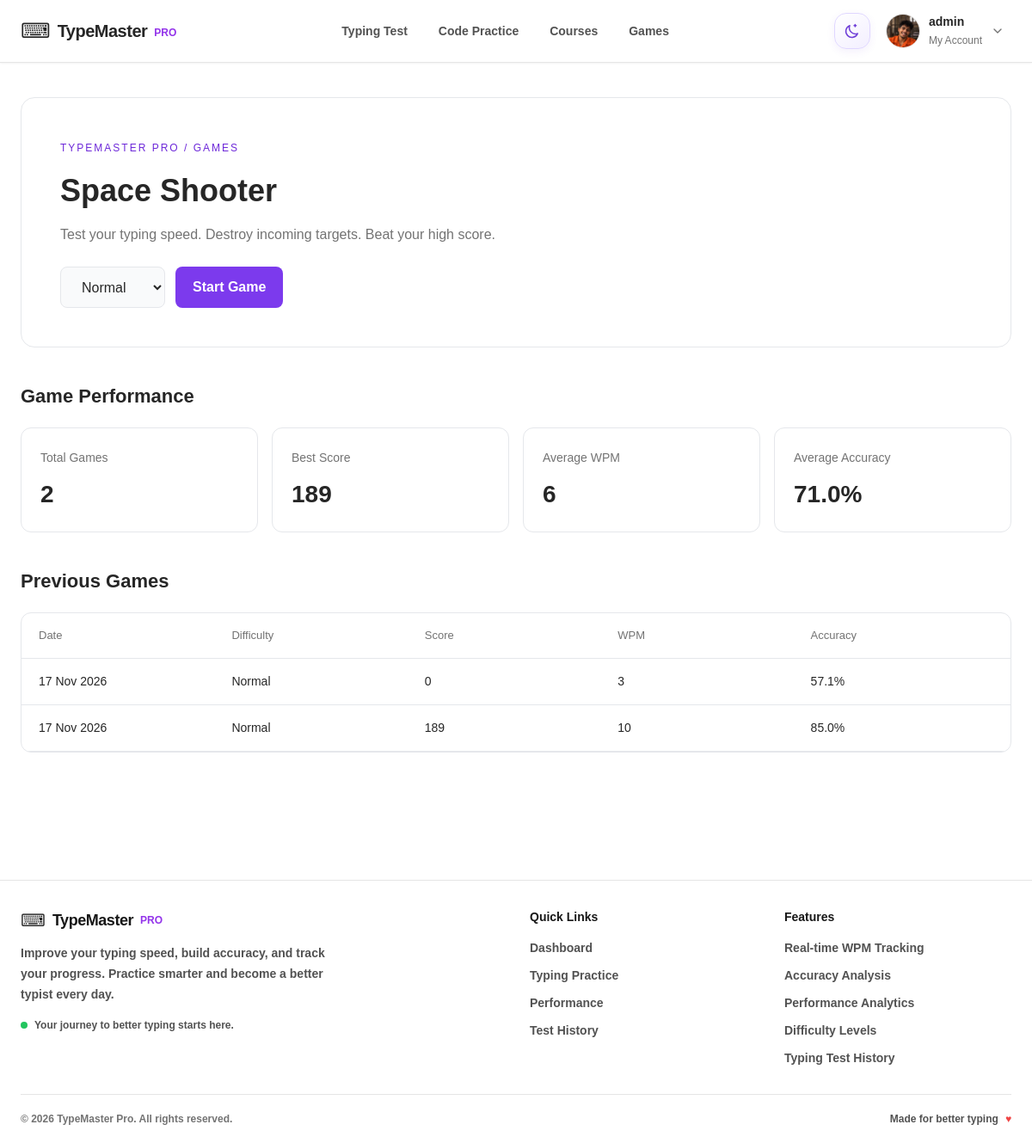
The app's page /space-shooter/ (signed in), older data.
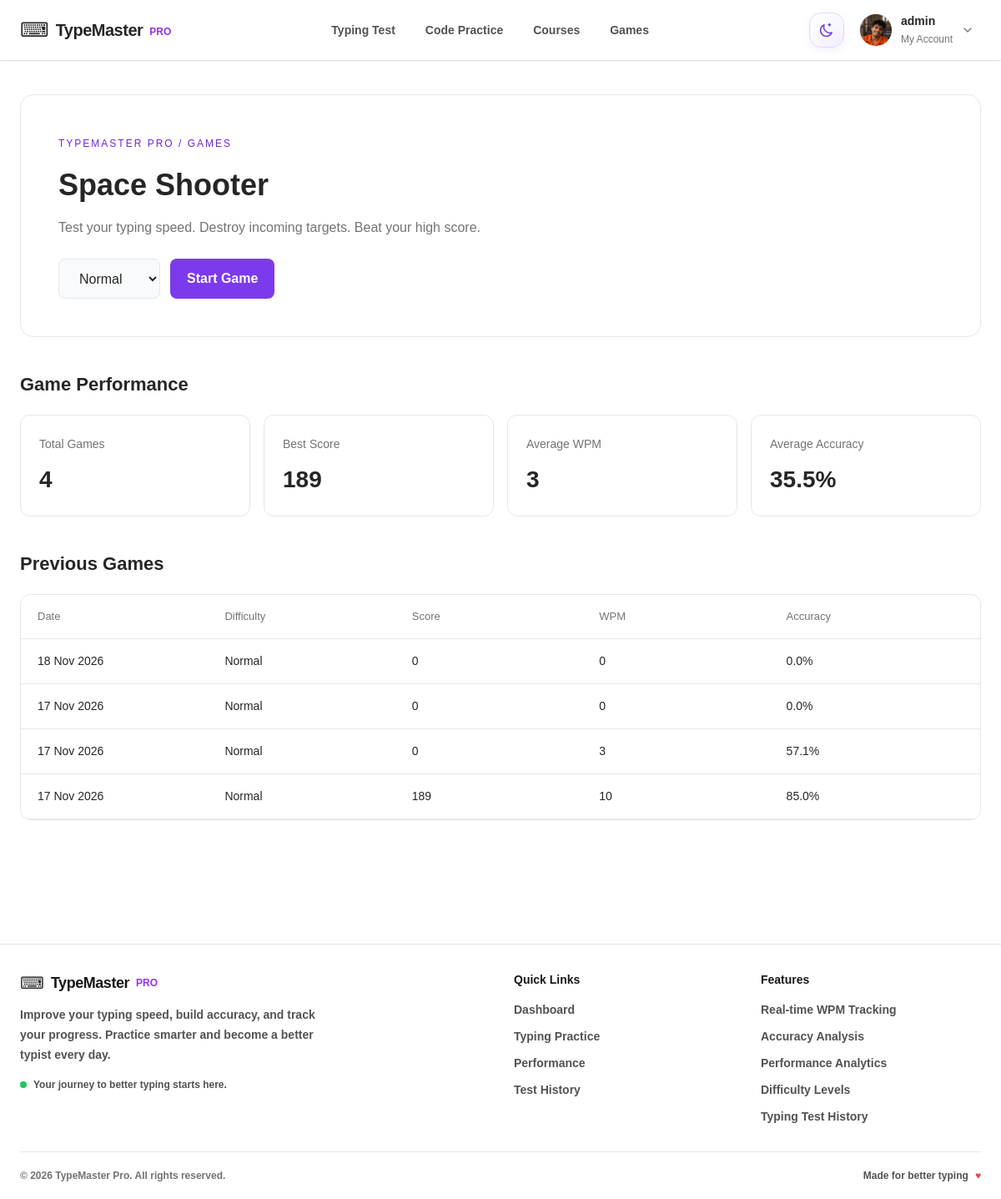
The same page, newer data.
### type/models.py (models this page shows, shortened)
class UserProfile(models.Model):
    user = models.OneToOneField(
        User,
        on_delete=models.CASCADE,
        related_name='profile'
    )
    bio = models.TextField(blank=True)
    profile_picture = models.ImageField(
        upload_to='profile_pictures/',
        blank=True,
        null=True
    )
    cover_image = models.ImageField(
        upload_to='profile_covers/',
        blank=True,
        null=True,
        help_text='Optional profile banner image.'
    )
    created_at = models.DateTimeField(auto_now_add=True)
    updated_at = models.DateTimeField(auto_now=True)

class SpaceShooterResult(models.Model):
    DIFFICULTY_CHOICES = [
        ('easy', 'Easy'),
        ('normal', 'Normal'),
        ('hard', 'Hard'),
        ('extreme', 'Extreme'),
    ]
    user = models.ForeignKey(
        User,
        on_delete=models.CASCADE,
        related_name='space_shooter_results'
    )
    difficulty = models.CharField(
        max_length=10,
        choices=DIFFICULTY_CHOICES
    )
    score = models.PositiveIntegerField(default=0)
    wpm = models.PositiveIntegerField(default=0)
    accuracy = models.FloatField(default=0)
    words_destroyed = models.PositiveIntegerField(default=0)
    missed_words = models.PositiveIntegerField(default=0)
    mistakes = models.PositiveIntegerField(default=0)
    shots_fired = models.PositiveIntegerField(default=0)
    highest_wave = models.PositiveIntegerField(default=1)
    duration = models.PositiveIntegerField(default=0)
    created_at = models.DateTimeField(auto_now_add=True)
    class Meta:
        ordering = ['-created_at']
        indexes = [
            models.Index(fields=['user', '-created_at']),
            models.Index(fields=['user', 'difficulty']),
        ]

### type/views.py (the view)
# urls.py: path('space-shooter/',views.space_shooter,name='space_shooter'),
@ensure_csrf_cookie
def space_shooter(request):
    stats = {
        'total_games': 0,
        'best_score': 0,
        'average_wpm': 0,
        'average_accuracy': 0,
    }
    history = []
    if request.user.is_authenticated:
        results = SpaceShooterResult.objects.filter(
            user=request.user
        )
        summary = results.aggregate(
            total_games=Count('id'),
            best_score=Max('score'),
            average_wpm=Avg('wpm'),
            average_accuracy=Avg('accuracy'),
        )
        stats = {
            'total_games': summary['total_games'] or 0,
            'best_score': summary['best_score'] or 0,
            'average_wpm': round(summary['average_wpm'] or 0),
            'average_accuracy': round(
                summary['average_accuracy'] or 0, 1
            ),
        }
        history = results.order_by('-created_at')[:10]
    return render(request, 'games/space_shooter/home.html', {
        'stats': stats,
        'history': history,
    })

### templates/games/space_shooter/home.html (shortened to what this page needs)
{% extends "base/base.html" %}
{% load static %}
{% block extra_css %}
<link rel="stylesheet" href="{% static 'games/space_shooter/css/home.css' %}">
{% endblock %}
{% block content %}
<div id="spaceShooterHome">
    <section class="game-hero">
        <span class="eyebrow">TYPEMASTER PRO / GAMES</span>
        <h1>Space Shooter</h1>
        <p>Test your typing speed. Destroy incoming targets. Beat your high score.</p>
        <div class="game-controls">
            <select id="difficulty">
                <option value="normal" selected>Normal</option>
            </select>
            <button id="startGame">Start Game</button>
        </div>
    </section>
    <section class="game-performance">
        <h2>Game Performance</h2>
        <div class="performance-grid">
            <div class="performance-card">
                <span>Total Games</span>
                <h3>{{ stats.total_games }}</h3>
            </div>
            <div class="performance-card">
                <span>Best Score</span>
                <h3>{{ stats.best_score }}</h3>
            </div>
            <div class="performance-card">
                <span>Average WPM</span>
                <h3>{{ stats.average_wpm }}</h3>
            </div>
            <div class="performance-card">
                <span>Average Accuracy</span>
                <h3>{{ stats.average_accuracy }}%</h3>
            </div>
        </div>
    </section>
    <section class="game-history">
        <h2>Previous Games</h2>
        <div class="history-table">
            <div class="history-header">
                <span>Date</span>
                <span>Difficulty</span>
                <span>Score</span>
                <span>WPM</span>
                <span>Accuracy</span>
            </div>
            {% for result in history %}
            <div class="history-row">
                <span>{{ result.created_at|date:"d M Y" }}</span>
                <span>{{ result.get_difficulty_display }}</span>
                <span>{{ result.score }}</span>
                <span>{{ result.wpm }}</span>
                <span>{{ result.accuracy }}%</span>
            </div>
            {% empty %}
            <p class="empty-history">No games played yet.</p>
            {% endfor %}
        </div>
    </section>
</div>
{% endblock %}

### templates/base/base.html (shortened to what this page needs)
{% load static %}
<!DOCTYPE html>
<html lang="en" data-theme="light">
<head>
    <script src="https://cdn.tailwindcss.com"></script>
    <link rel="stylesheet" href="{% static 'css/dashboard.css' %}">
    <link rel="stylesheet" href="{% static 'css/style.css' %}">
    {% block extra_css %}{% endblock %}
</head>
<body class="min-h-screen">
    {% include "components/navbar.html" %}
    {% block content %}{% endblock %}
    {% include "components/footer.html" %}
</body>
</html>

### templates/components/navbar.html (shortened to what this page needs)
<header class="theme-header sticky top-0 inset-x-0 z-[100] bg-white/95 backdrop-blur-md border-b border-neutral-200 shadow-sm">
    <div class="max-w-7xl mx-auto px-4 sm:px-6 h-[72px] flex items-center justify-between">
        <a href="{% url 'home' %}" class="flex items-center gap-2">
            <span class="text-2xl">⌨</span>
            <span class="text-xl font-extrabold tracking-tight">TypeMaster</span>
            <span class="text-xs font-semibold text-purple-600 mt-1">PRO</span>
        </a>
        <nav class="hidden lg:flex items-center gap-1">
            <a href="{% url 'results' %}#typing-test" class="theme-nav-link px-4 py-2.5 rounded-lg text-sm font-semibold text-neutral-600 hover:text-indigo-600 hover:bg-indigo-50 transition">
                Typing Test
            </a>
            <a href="{% url 'home' %}#code-mode" class="theme-nav-link px-4 py-2.5 rounded-lg text-sm font-semibold text-neutral-600 hover:text-indigo-600 hover:bg-indigo-50 transition">
                Code Practice
            </a>
            <a href="{% url 'home' %}#courses" class="theme-nav-link px-4 py-2.5 rounded-lg text-sm font-semibold text-neutral-600 hover:text-indigo-600 hover:bg-indigo-50 transition">
                Courses
            </a>
            <a href="{% url 'space_shooter' %}#performance" class="theme-nav-link px-4 py-2.5 rounded-lg text-sm font-semibold text-neutral-600 hover:text-indigo-600 hover:bg-indigo-50 transition">
                Games
            </a>
        </nav>
        <div class="flex items-center gap-3">
<button
    id="themeToggle"
    type="button"
    aria-label="Toggle dark mode"
    title="Toggle Dark Mode"
    class="theme-toggle-btn">
    <svg
        id="themeIcon"
        xmlns="http://www.w3.org/2000/svg"
        width="20"
        height="20"
        viewBox="0 0 24 24"
        fill="none"
        stroke="currentColor"
        stroke-width="1.8"
        stroke-linecap="round"
        stroke-linejoin="round">
    </svg>
</button>
            {% if request.user.is_authenticated %}
                <details class="relative group">
                    <summary class="theme-summary list-none cursor-pointer flex items-center gap-2.5 p-1.5 pr-2 rounded-xl hover:bg-neutral-100 transition select-none">
                        {% if request.user.profile.profile_picture %}
                            <img src="{{ request.user.profile.profile_picture.url }}" alt="Profile" class="w-10 h-10 rounded-full object-cover border border-neutral-200">
                        {% else %}
                            <div class="w-10 h-10 rounded-full bg-indigo-100 text-indigo-700 flex items-center justify-center font-bold uppercase">
                                {{ request.user.username|first }}
                            </div>
                        {% endif %}
                        <div class="hidden sm:block text-left">
                            <p class="text-sm font-bold text-neutral-800 leading-tight">{{ request.user.username }}</p>
                            <p class="text-xs text-neutral-500 mt-1">My Account</p>
                        </div>
                        <svg class="w-4 h-4 text-neutral-500 transition-transform group-open:rotate-180" fill="none" stroke="currentColor" viewBox="0 0 24 24">
                            <path stroke-linecap="round" stroke-linejoin="round" stroke-width="2" d="m6 9 6 6 6-6"/>
                        </svg>
                    </summary>
                </details>
            {% endif %}
        </div>
    </div>
</header>

### templates/components/footer.html
<footer class="bg-white border-t border-neutral-200 mt-12">
    <div class="max-w-7xl mx-auto px-6 pt-8 pb-5">
        <div class="grid grid-cols-1 sm:grid-cols-2 lg:grid-cols-4 gap-8 pb-8">
            <div class="lg:col-span-2">
                <a href="{% url 'home' %}" class="flex items-center gap-2">
                    <span class="text-xl">⌨</span>
                    <span class="text-lg font-black tracking-tight text-neutral-900">
                        TypeMaster
                    </span>
                    <span class="text-xs font-extrabold text-purple-600">
                        PRO
                    </span>
                </a>
                <p class="text-sm font-semibold leading-6 text-neutral-600 mt-3 max-w-sm">
                    Improve your typing speed, build accuracy, and track your progress.
                    Practice smarter and become a better typist every day.
                </p>
                <div class="flex items-center gap-2 mt-4">
                    <span class="w-2 h-2 rounded-full bg-green-500"></span>
                    <span class="text-xs font-bold text-neutral-600">
                        Your journey to better typing starts here.
                    </span>
                </div>
            </div>
            <div>
                <h3 class="text-sm font-black text-neutral-900 mb-4">
                    Quick Links
                </h3>
                <ul class="space-y-3 text-sm font-bold text-neutral-600">
                    <li>
                        <a href="/" class="hover:text-indigo-600 transition-colors">
                            Dashboard
                        </a>
                    </li>
                    <li>
                        <a href="/#dashboardScreen" class="hover:text-indigo-600 transition-colors">
                            Typing Practice
                        </a>
                    </li>
                    <li>
                        <a href="/#dashboardScreen" class="hover:text-indigo-600 transition-colors">
                            Performance
                        </a>
                    </li>
                    <li>
                        <a href="/#dashboardScreen" class="hover:text-indigo-600 transition-colors">
                            Test History
                        </a>
                    </li>
                </ul>
            </div>
            <div>
                <h3 class="text-sm font-black text-neutral-900 mb-4">
                    Features
                </h3>
                <ul class="space-y-3 text-sm font-bold text-neutral-600">
                    <li>Real-time WPM Tracking</li>
                    <li>Accuracy Analysis</li>
                    <li>Performance Analytics</li>
                    <li>Difficulty Levels</li>
                    <li>Typing Test History</li>
                </ul>
            </div>
        </div>
        <div class="border-t border-neutral-200 pt-5 flex flex-col md:flex-row items-center justify-between gap-3">
            <p class="text-xs font-bold text-neutral-500 text-center">
                © {% now "Y" %} TypeMaster Pro. All rights reserved.
            </p>
            <div class="flex items-center gap-2 text-xs font-bold text-neutral-600">
                <span>Made for better typing</span>
                <span class="text-red-500">♥</span>
            </div>
        </div>
    </div>
</footer>

### static/css/style.css (style rules this page uses)
* { box-sizing: border-box; }
html, body { min-height: 100%; margin: 0; }
html { scroll-behavior: smooth; }
body { font-family: Arial, Helvetica, sans-serif; background: var(--bg-primary); color: var(--text-primary); transition: background-color .25s ease, color .25s ease; }
:root, html[data-theme="light"] { color-scheme: light; --bg-primary: #ffffff; --bg-secondary: #f9fafb; --bg-tertiary: #f3f4f6; --bg-card: #ffffff; --bg-elevated: #ffffff; --text-primary: #262626; --text-secondary: #737373; --text-muted: #a3a3a3; --border-color: #e5e7eb; --border-soft: #f3f4f6; --hover-bg: #f0f0f0; --hover-border: #c4b5fd; --input-bg: #ffffff; --input-text: #262626; --input-placeholder: #a3a3a3; --accent: #7c3aed; --accent-hover: #6d28d9; --accent-soft: #f5f3ff; --accent-text: #6d28d9; --success-soft: #f0fdf4; --danger-soft: #fef2f2; --chart-grid: #e5e7eb; --chart-text: #737373; --chart-dot-border: #ffffff; --shadow-color: rgba(0, 0, 0, .06); }
body, main, section, article, aside, header, footer, nav, .dashboard-card, .theme-dropdown, .profile-page, .results-history { transition: background-color .2s ease, border-color .2s ease, color .2s ease; }
button, input, select, textarea { font-family: inherit; }
.theme-header { z-index: 100; }
img, video, canvas, svg { max-width: 100%; }
.theme-toggle-btn { width: 42px; height: 42px; display: inline-flex; align-items: center; justify-content: center; border: 1px solid #e0d7ff; border-radius: 14px; background: linear-gradient(145deg, #ffffff, #f3efff); color: #7040d8; box-shadow: 0 3px 10px rgba(112, 64, 216, 0.08); cursor: pointer; transition: all 0.25s ease; }
.theme-toggle-btn svg { transition: transform 0.3s ease; }

### static/games/space_shooter/css/home.css (style rules this page uses)
#spaceShooterHome { max-width: 1200px; margin: auto; padding: 40px 24px 60px; color: var(--text-primary); }
#spaceShooterHome section { margin-bottom: 40px; }
#spaceShooterHome .game-hero { padding: 45px; background: var(--bg-card); border: 1px solid var(--border-color); border-radius: 16px; }
#spaceShooterHome .eyebrow { font-size: 12px; color: var(--accent-text); letter-spacing: 2px; }
#spaceShooterHome h1 { font-size: 36px; font-weight: 700; margin: 12px 0; }
#spaceShooterHome p { color: var(--text-secondary); }
#spaceShooterHome .game-controls { display: flex; gap: 12px; margin-top: 25px; }
#spaceShooterHome select, #spaceShooterHome button { padding: 12px 20px; border-radius: 8px; border: 1px solid var(--border-color); }
#spaceShooterHome select { background: var(--bg-secondary); color: var(--text-primary); }
#spaceShooterHome button { background: var(--accent); color: white; border: none; cursor: pointer; font-weight: 600; }
#spaceShooterHome h2 { font-size: 22px; font-weight: 700; margin-bottom: 20px; }
#spaceShooterHome .performance-grid { display: grid; grid-template-columns: repeat(4, 1fr); gap: 16px; }
#spaceShooterHome .performance-card { padding: 22px; background: var(--bg-card); border: 1px solid var(--border-color); border-radius: 12px; }
#spaceShooterHome .performance-card span { color: var(--text-secondary); font-size: 14px; }
#spaceShooterHome .performance-card h3 { font-size: 28px; margin-top: 10px; font-weight: 700; }
#spaceShooterHome .history-table { background: var(--bg-card); border: 1px solid var(--border-color); border-radius: 12px; overflow-x: auto; }
#spaceShooterHome .history-header, #spaceShooterHome .history-row { display: grid; grid-template-columns: repeat(5, 1fr); gap: 12px; padding: 16px 20px; min-width: 600px; }
#spaceShooterHome .history-header { color: var(--text-secondary); font-size: 13px; border-bottom: 1px solid var(--border-color); }
#spaceShooterHome .history-row { border-bottom: 1px solid var(--border-color); font-size: 14px; }

Row changes from the older to the newer data that the page shows:
added SpaceShooterResult: created_at "18 Nov 2026", difficulty "Normal", score "0", wpm "0", accuracy "0.0"
added SpaceShooterResult: created_at "17 Nov 2026", difficulty "Normal", score "0", wpm "0", accuracy "0.0"
Text that changed along with them:
{{ stats.total_games }}: "2" → "4"
{{ stats.average_wpm }}: "6" → "3"
{{ stats.average_accuracy }}: "71.0" → "35.5"
